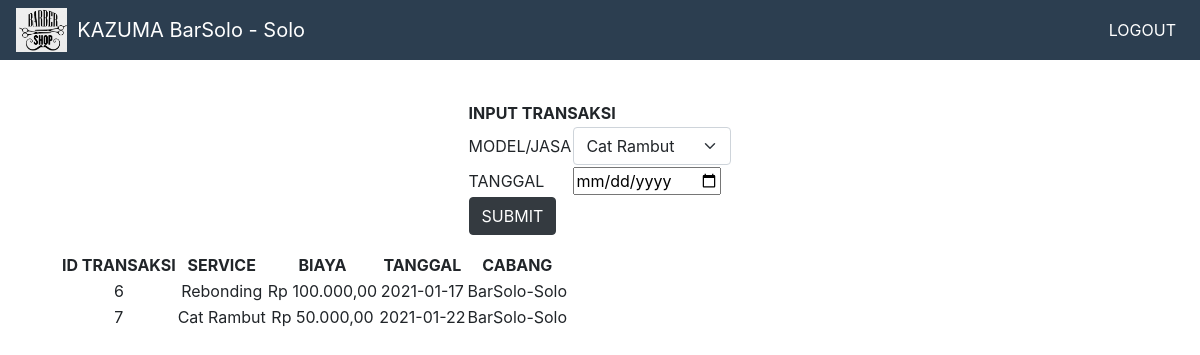
Page /transaksi.php (signed in) on the committed database.
### tables this page shows
CREATE TABLE `transaksi` (
  `id_transaksi` int(11) NOT NULL,
  `id_produk` varchar(10) NOT NULL,
  `tgl_transaksi` date NOT NULL,
  `id_cabang` int(11) NOT NULL
);

CREATE TABLE `produk` (
  `id_produk` varchar(10) NOT NULL,
  `nama_produk` varchar(60) NOT NULL,
  `harga` int(11) NOT NULL
);

### config.php (called while the page is built, shortened)
<?php
function rupiah($angka){
    $hasil_rupiah = "Rp " . number_format($angka,2,',','.');
    return $hasil_rupiah;
    }
?>

### transaksi.php (the view, shortened to what this page needs)
<?php
require_once("config.php");
$idcab=$_SESSION['id'];
$sql_transaksi="SELECT produk.nama_produk,produk.harga,transaksi.tgl_transaksi,transaksi.id_transaksi FROM transaksi JOIN produk ON produk.id_produk=transaksi.id_produk WHERE transaksi.id_cabang='$idcab'";
$query_transaksi=mysqli_query($koneksi,$sql_transaksi);
$hasil=[];
while($row=mysqli_fetch_assoc($query_transaksi)){
	$hasil[]=$row;
}
$sql_cproduk="SELECT * FROM produk";
$query_cproduk=mysqli_query($koneksi,$sql_cproduk);
$produk=[];
while($row=mysqli_fetch_assoc($query_cproduk)){
	$produk[]=$row;
}
?>
<!DOCTYPE html>
 <html>
   <head>
	<link href="https://cdn.jsdelivr.net/npm/bootstrap@5.0.0-beta1/dist/css/bootstrap.min.css" rel="stylesheet">
    <link rel="stylesheet" type="text/css" href="css/bootstrap.min.css">
   </head>
  <body id="page-top">
  <div class="container-fluid mt-5">
    <nav class="navbar navbar-expand-lg navbar-dark fixed-top" id="mainNav mb-3" style="background-color: #2c3e50;">
    <img src="img/logo.jpg" alt="" width="60" height="44" class="d-inline-block align-top">
  <a class="navbar-brand" style="margin-left: 10px;" href="#">KAZUMA <?=$_SESSION['nama_cabang']?> - <?=$_SESSION['alamat']?></a>
  <div class="collapse navbar-collapse" id="navbarSupportedContent">
    <ul class="navbar-nav navbar-nav-right ml-auto">
      <li class="nav-item active">
        <a class="nav-link" href="logout.php">LOGOUT</a>
      </li>
    </ul>
  </div>
    </nav>
</div>
 	<div class="container text-center " style="margin-top: 100px;">
    <div class="input mt-5 ">
    	<center>
    <form action="tambah.php" method="POST" class="w-50" >
    	<table>
    	<tr><th colspan="2">INPUT TRANSAKSI</th>
    	</tr>
    	 <tr><td>MODEL/JASA</td>
    	 <td>
				<select class="form-select" name="idp" aria-label="Default select example">
				<?php foreach($produk as $jasa):?>
				<option value="<?=$jasa['id_produk']?>"><?=$jasa['nama_produk']?></option>
				<?php endforeach;?>
		</select>
		 </td>
    	 </tr>
    	<tr>
    	<td>TANGGAL</td>
    	<td><input type="date" name="tgl"></td>
    	</tr>
    	<tr>
    		<td colspan="2">
    			<input type="submit" name="submit" value="SUBMIT" class="btn btn-dark">
    		</td>
    	</tr>
    	</table>
    </form>
    </center>
</div>
   <table class="table1 m-3">
    <tr>
		<th>ID TRANSAKSI</th>
    	<th>SERVICE</th>
    	<th>BIAYA</th>
    	<th>TANGGAL</th>
    	<th>CABANG</th>
    </tr>
	<?php
		foreach($hasil as $transaksi):
	?>
     <tr>
		<td><?=$transaksi['id_transaksi']?></td>
    	<td><?=$transaksi['nama_produk']?></td>
    	<td><?=rupiah($transaksi['harga']);?></td>
    	<td><?=$transaksi['tgl_transaksi']?></td>
		<td><?=$_SESSION['nama_cabang']?>-<?=$_SESSION['alamat']?></td>
	 </tr>
	 <?php endforeach;?>
    </table>
 </div>
 </body>
 </html>

### rows in the picture
transaksi: id_transaksi "6", id_produk.nama_produk "Rebonding", id_produk.harga "Rp 100.000,00", tgl_transaksi "2021-01-17"
transaksi: id_transaksi "7", id_produk.nama_produk "Cat Rambut", id_produk.harga "Rp 50.000,00", tgl_transaksi "2021-01-22"

### other values in the picture
$_SESSION['nama_cabang'] "BarSolo"
$_SESSION['alamat'] "Solo"
form field idp "Cat Rambut"
